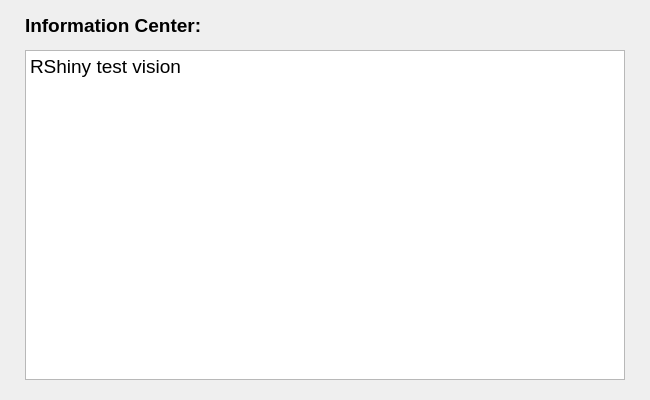
<?xml version="1.0" encoding="UTF-8"?>
<ui version="4.0">
 <class>InfoForm</class>
 <widget class="QWidget" name="InfoForm">
  <property name="geometry">
   <rect>
    <x>0</x>
    <y>0</y>
    <width>650</width>
    <height>400</height>
   </rect>
  </property>
  <property name="windowTitle">
   <string>Form</string>
  </property>
  <widget class="QTextEdit" name="info_text_edit">
   <property name="enabled">
    <bool>true</bool>
   </property>
   <property name="geometry">
    <rect>
     <x>25</x>
     <y>50</y>
     <width>600</width>
     <height>330</height>
    </rect>
   </property>
   <property name="font">
    <font>
     <pointsize>9</pointsize>
    </font>
   </property>
   <property name="readOnly">
    <bool>true</bool>
   </property>
   <property name="html">
    <string>&lt;!DOCTYPE HTML PUBLIC &quot;-//W3C//DTD HTML 4.0//EN&quot; &quot;http://www.w3.org/TR/REC-html40/strict.dtd&quot;&gt;
&lt;html&gt;&lt;head&gt;&lt;meta name=&quot;qrichtext&quot; content=&quot;1&quot; /&gt;&lt;style type=&quot;text/css&quot;&gt;
p, li { white-space: pre-wrap; }
&lt;/style&gt;&lt;/head&gt;&lt;body style=&quot; font-family:'SimSun'; font-size:9pt; font-weight:400; font-style:normal;&quot;&gt;
&lt;p style=&quot; margin-top:0px; margin-bottom:0px; margin-left:0px; margin-right:0px; -qt-block-indent:0; text-indent:0px;&quot;&gt;&lt;span style=&quot; font-size:14pt;&quot;&gt;RShiny test vision&lt;/span&gt;&lt;/p&gt;&lt;/body&gt;&lt;/html&gt;</string>
   </property>
  </widget>
  <widget class="QLabel" name="running_label">
   <property name="enabled">
    <bool>true</bool>
   </property>
   <property name="geometry">
    <rect>
     <x>25</x>
     <y>10</y>
     <width>220</width>
     <height>30</height>
    </rect>
   </property>
   <property name="font">
    <font>
     <pointsize>14</pointsize>
     <weight>75</weight>
     <bold>true</bold>
    </font>
   </property>
   <property name="text">
    <string>Information Center:</string>
   </property>
  </widget>
 </widget>
 <resources/>
 <connections/>
</ui>
